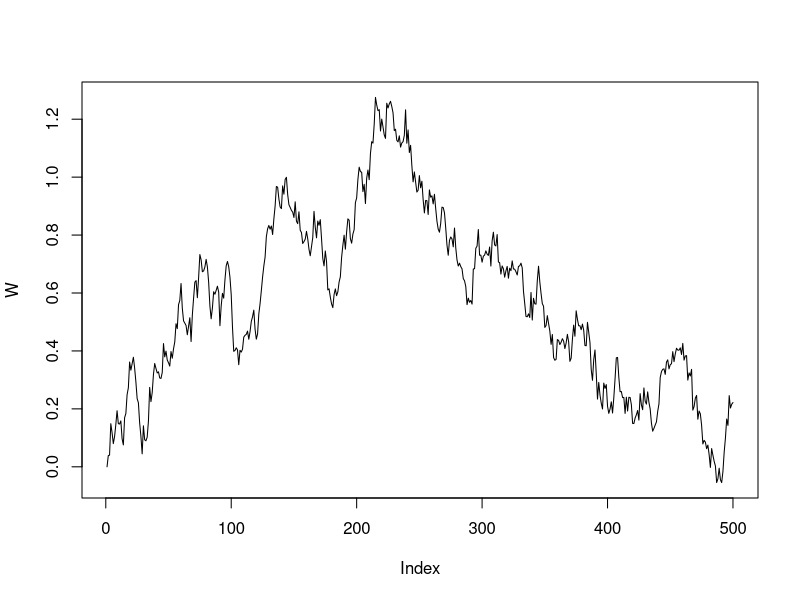
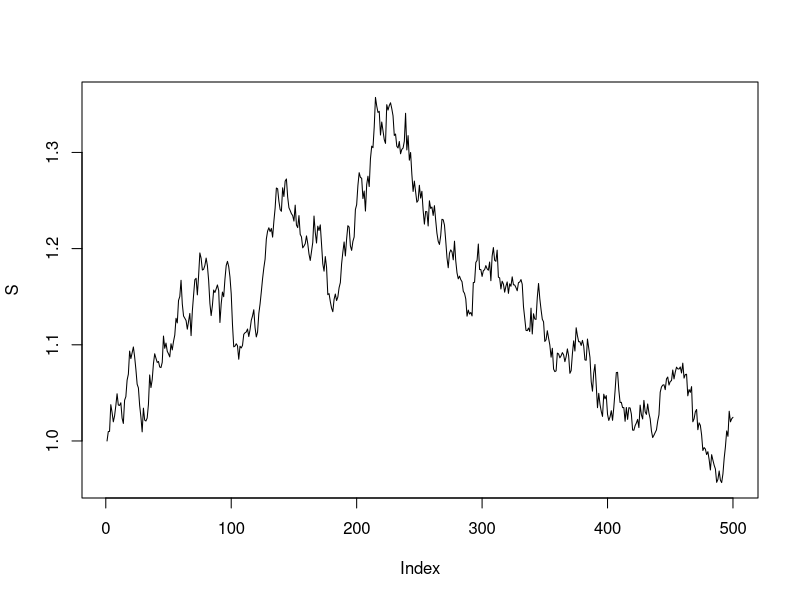

Generate these figures, in order, with R:
## ---- chunk 1
n = 500 #nombre de termes dans la somme ATn 
m = 1000 #nombre de simulations Monte-Carlo

#Paramètres 
sigma =1/4
r = 0
K = 1

Z = rnorm(n)
## ---- chunk 2
T = 1 
t = rep(T/n,n)*seq(1,n) 
t=c(0,t)
## ---- chunk 3
Mouv_B = function(n,t,Z){
  W=c(0)
  i=1 
  while(i<n){
    W=c(W,W[i]+sqrt(t[i+1]-t[i])*Z[i+1])
    i=i+1
  }
  return (W) }

W = Mouv_B (n,t,Z)
plot(W, type="l")
## ---- chunk 4
St = function(n,t,sigma,r,Z){
  S=c(1)
  i=1
  while(i < n){
    S=c(S,S[i]*exp((r-(sigma^2)/2)*(t[i+1]-t[i])+sigma*sqrt(t[i+1]-t[i])*Z[i+1]))
    i=i+1
  }
  return (S)
}

S = St (n,t,sigma,r,Z) 
plot(S, type="l")
## ---- chunk 5
# "Option_Asiatique_MC" renvoie le vecteur des simulations de ATn

Option_Asiatique_MC = function(n,m,sigma,r,K,Z){
  
  #n = nombre de termes pour la somme ATn (ie discretisation de la grille entre 0 et T)
  #m nombre de simu pour la methode MC (ie taille du vecteur ATn)
  
  #On utilise Z = rnorm(n*m) , un vecteur de n*m simulations de N(0,1) 
  
  #On met sous forme de matrice de m colonnes
  
  Matrice_Normale = matrix(Z, nrow=n) 
  
  #Chaque colonne va representer 1 simu de AnT pour MC 
  
  #On transforme chaque colonne de n simu de N(0,1) en colonne de n simu de St
  
  Matrice_St = apply(Matrice_Normale, 2, function (col) { St(n,t,sigma,r,col) })
  
  #On somme par ligne (au sens ou on prend chaque vecteur colonne et on somme ses elements) : 
  #chaque colonne represente 1 simu de AnT pour MC
  
  ATn = (1/n)*colSums(Matrice_St) 
  
  #Vecteur ou on remplace les < 0 par 0 
  
  G=pmax(ATn-K,0) 
  
  return(G) 
  
}

#"Prix_Option_Asiatique_MC" renvoie le prix de l'option estimé par la methode de MC et la variance

Prix_Option_Asiatique_MC = function(G){
  
  return(data.frame(value = mean(G), var = var(G))) 
}

#On utilise Z = rnorm(n*m) , un vecteur de n*m simulations de N(0,1) 

print(Prix_Option_Asiatique_MC(Option_Asiatique_MC(n, m, sigma, r, K, rnorm(n*m))))
## ---- chunk 6
Prix_Option_Asiatique_antithetique = function(n,m,sigma,r,K) {
  
  #n = nombre de termes pour la somme ATn (ie discretisation de la grille entre 0 et T)
  #m nombre de simu pour la methode MC (ie taille du vecteur des ATn)
  
  #On utilise Z = rnorm(n*m) , un vecteur de n*m simulations de N(0,1) 
  
  Z = rnorm(n*m)
  
  G1 = Option_Asiatique_MC(n,m,sigma,r,K,Z)
  
  
  #Simu avec variable Antitétique = -Z
  
  G2 = Option_Asiatique_MC(n,m,sigma,r,K,-Z)
  
  return(data.frame(value = (1/2)*(mean(G1) + mean(G2)) , var = var( (1/2)* (G1 + G2) )))
  
}

print(Prix_Option_Asiatique_antithetique(n,m,sigma,r,K))

#On constate que la variance a bien été réduite
## ---- chunk 7
S_0 = S[1]

calcul_Esperance <- function(S_0, T, n, r, sigma, K) {
  
  #Calcul de la variance theta^2
  theta_sq <- (T * sigma^2 * (n + 1) * (2 * n + 1)) / (6 * n^2)
  
  constante <- S_0 * exp( T*(n+1)/(2*n) * (r - (sigma^2) / 2) + theta_sq / 2)
  proba1 <- pnorm(log(K / (S_0 * exp(T*(n+1)/(2*n) * (r - sigma^2 / 2)))) - theta_sq, sd = sqrt(theta_sq))
  proba2 <- pnorm(log(K / (S_0 * exp(T*(n+1)/(2*n) * (r - sigma^2 / 2)))), sd = sqrt(theta_sq))
  
  return(constante * (1 - proba1) - K * (1-proba2))
}

# Utiliser la fonction pour calculer l'expression
E <- calcul_Esperance(S_0, T, n, r, sigma, K)

# Afficher le résultat
print(paste("L'espérance de la variable de contrôle est", E))
## ---- chunk 8
Prix_Option_Asiatique_VariableControle = function(n,m,sigma,r,K,E) {
  
  #n = nombre de termes pour la somme ATn (ie discretisation de la grille entre 0 et T)
  #m = nombre de simu pour la methode MC (ie taille du vecteur des ATn)
  #m0 = nombre de simulations pour le b0
  
  
  #------------------------ Estimation du b0 optimal----------------------------
  m0 = 100
  #On utilise Z = rnorm(n*m0) , un vecteur de n*m0 simulations de N(0,1) 
  
  Z = rnorm(n*m0)
  
  X0 = Option_Asiatique_MC(n,m0,sigma,r,K,Z) 
  
  
  #Simu variable de controle Y, on en veut m0
  
  Matrice_Normale = matrix(Z, nrow=n) 
  Matrice_St = apply(Matrice_Normale, 2, function (col) { St(n,t,sigma,r,col) })  
  
  Produit_n = apply(Matrice_St, 2, prod)
  
  Y0 = pmax(Produit_n^(1/n)-K,0)
  
  
  
  b0 = -cov(X0,Y0)/var(Y0)
  
  
  #----------------- Estimation par Variable de controle -----------------------
 
  
  #On utilise Z = rnorm(n*(m-m0)) , un vecteur de n*(m-m0) simulations de N(0,1) 
  
  Z = rnorm(n*(m-m0))
  
  X = Option_Asiatique_MC(n,(m-m0),sigma,r,K,Z) 
  
  
  #Simu variable de controle Y, on en veut (m-m0)
  
  Matrice_Normale = matrix(Z, nrow=n) 
  Matrice_St = apply(Matrice_Normale, 2, function (col) { St(n,t,sigma,r,col) })  
  
  Produit_n = apply(Matrice_St, 2, prod)
  
  Y = pmax(Produit_n^(1/n)-K,0)
  
  
    
  
  return(data.frame(value = (mean(X + b0*(Y-E)) ) , var = var((X + b0*(Y-E)) )))
  
}

print(Prix_Option_Asiatique_VariableControle(n,m,sigma,r,K,E))
## ---- chunk 9
g <- function(n,Z,t,r,sigma,K){
  return(pmax(mean(St(n,t,sigma,r,Z))-K,0))
}

G_z <- g(n,rnorm(n),t,r,sigma,K)
## ---- chunk 10
f <- function(y) {
  # Initialisation des vecteurs z et S
  z <- rep(0, n)
  S <- rep(0, n)
  
  # Calcul des vecteurs z et S
  z[1] <- sigma * sqrt(delta_t) * (y + K)/y
  S[1] <- S0 * exp(-sigma^2 * t[1] / 2 + sigma * sqrt(delta_t) * z[1])
  
  for (j in 2:n) {
    z[j] <- z[j-1] - sigma *sqrt(delta_t) * S[j-1]/(n*y)
    S[j] <- S0 * exp(-sigma^2 * t[j] / 2 + sigma * sqrt(delta_t) * sum(z[1:j]))
  }
  
  # Fonction à optimiser (F(y))
  return(mean(S) - K - y)
}
## ---- chunk 11

# Méthode de dichotomie
dichotomy_method <- function(f, a, b, tol = 1e-6, max_iter = 1000) {
  iter <- 0
  while ((b - a) / 2 > tol && iter < max_iter) {
    c <- (a + b) / 2
    if (f(c) == 0) {
      return(c)
    }
    if (f(c) * f(a) < 0) {
      b <- c
    } else {
      a <- c
    }
    iter <- iter + 1
  }
  return((a + b) / 2)
}

## ---- chunk 12
delta_t <- T / n
S0 <- 1

y_hat <- dichotomy_method(f, -1, 2)


## ---- chunk 13
# Fonction pour calculer z(y) pour un vecteur y
calculate_z <- function(y, sigma, delta_t, K, n) {
  z_values <- numeric(n)
  
  # Calcul des valeurs de z
  z_values[1] <- sigma* sqrt(delta_t) * (y + K) / y
  
  for (j in 2:n) {
    S_j <- S0 * exp(-sigma^2 * t[j] / 2 + sigma * sqrt(delta_t) * sum(z_values[1:j]))
    z_values[j] <- z_values[j - 1] - sigma *sqrt(delta_t)* S_j/(n*y)
  }
  
  return(z_values)
}


# Calcul de z(y_hat)
z_y_hat <- calculate_z(y_hat, sigma, delta_t, K, n)

mu <- z_y_hat
## ---- chunk 14
Prix_Option_Asiatique_preferentiel <- function(n, m, sigma, r, K, mu) {
  
  # Générer des échantillons selon la distribution N(0, I_n)
  matrice_normale <- matrix(rnorm(n * m), ncol = m)
  
  d <- numeric(n)
  
  # Calculer g(Z + mu) pour chaque échantillon, la densité associée, et h(Z)
  d[1]<- g(n,matrice_normale[,1]+mu,t,r,sigma,K)  * exp(-0.5 * sum((mu *matrice_normale[,1])) - 0.5 * sum(mu^2))
  for (i in 2:m){
    g_values <- g(n,matrice_normale[,i]+mu,t,r,sigma,K)
    d[i] <- g_values*exp(-sum((mu *matrice_normale[,i])) - 0.5 * sum(mu^2))
  }
  return(data.frame(value = mean(d) , var = var(d)))
}


# Utilisation de la fonction pour la méthode d'échantillonnage préférentiel

print(Prix_Option_Asiatique_preferentiel(n, m, sigma, r, K, z_y_hat))
